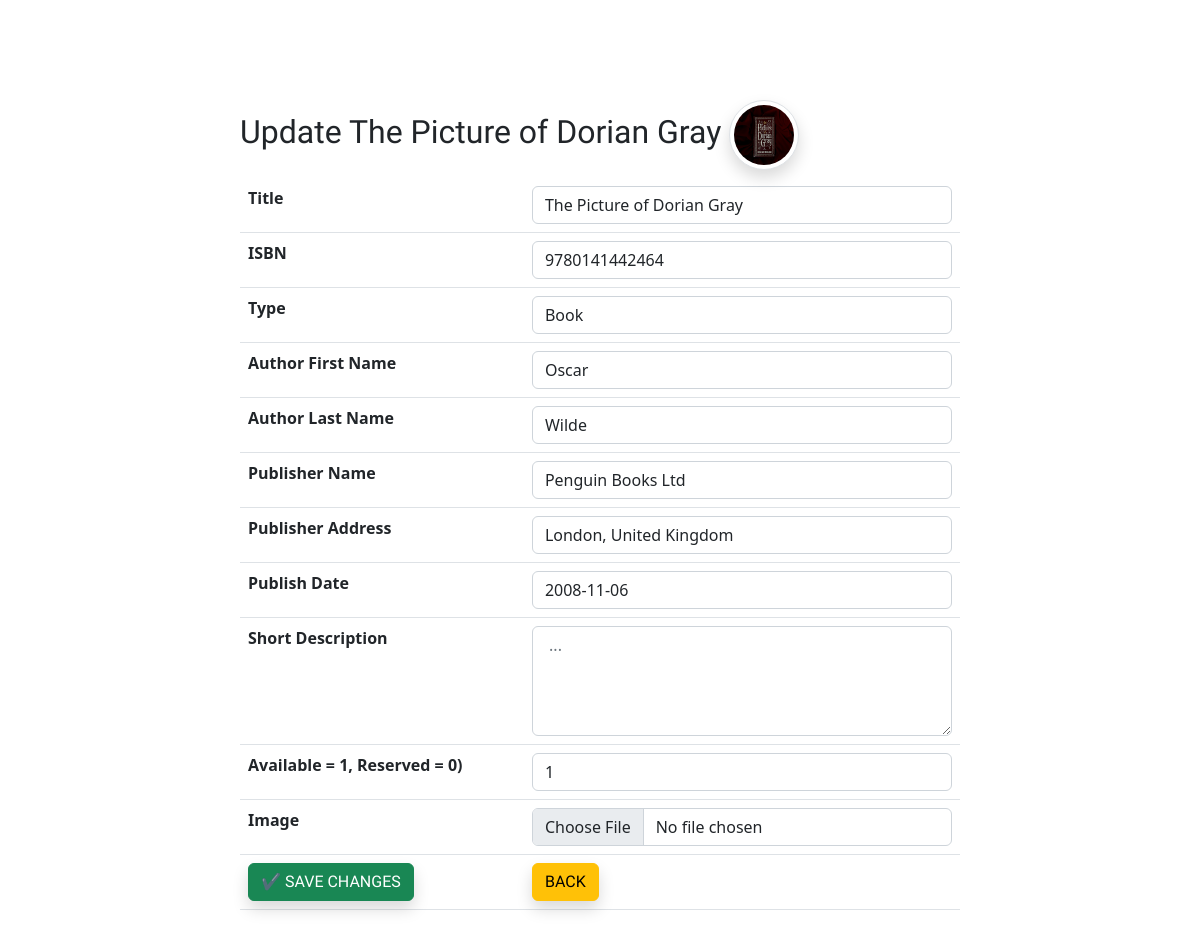
The app's page /update.php?id=2 with its own data.
### tables this page shows
CREATE TABLE `data` (
  `id` int(11) NOT NULL,
  `title` varchar(50) NOT NULL,
  `ISBN` varchar(15) NOT NULL,
  `type` varchar(4) NOT NULL,
  `image` varchar(40) NOT NULL,
  `author_first_name` varchar(30) NOT NULL,
  `author_last_name` varchar(30) NOT NULL,
  `publisher_name` varchar(30) NOT NULL,
  `publisher_address` varchar(50) NOT NULL,
  `publish_date` date NOT NULL,
  `short_description` varchar(600) NOT NULL,
  `available` tinyint(1) NOT NULL DEFAULT 1
);

### update.php (the view, shortened to what this page needs)
<?php
require_once "actions/db_connect.php";
if ($_GET['id']) {
    $id = $_GET['id'];
    $sql = "SELECT * FROM data WHERE id = $id";
    $result = mysqli_query($connect, $sql);
    if (mysqli_num_rows($result) == 1) {
        $data = mysqli_fetch_assoc($result);
        $title = $data['title'];
        $isbn = $data['ISBN'];
        $type = $data['type'];
        $image = $data['image'];
        $authorFName = $data['author_first_name'];
        $authorLName = $data['author_last_name'];
        $pubName = $data['publisher_name'];
        $pubAddress = $data['publisher_address'];
        $pubDate = $data['publish_date'];
        $description = $data['short_description'];
        $available = $data['available'];
    } else {
        header("location: error.php");
    }
} else {
    header("location: error.php");
}
?>
<!DOCTYPE html>
<html lang="en">
<head>
    <?php require_once "components/boot.php" ?>
</head>
<body>
    <fieldset>
        <legend class='h2 edu'>Update <?php echo $title ?> <img class='img-thumbnail rounded-circle shadow' src='pictures/<?php echo $image ?>' alt=""></legend>
        <form action="actions/a_update.php" method="post" enctype="multipart/form-data">
            <table class="table">
                <tr>
                    <th>Title</th>
                    <td><input class="form-control" type="text" name="title" placeholder="Title" value="<?php echo $title ?>" /></td>
                </tr>
                <tr>
                    <th>ISBN</th>
                    <td><input class="form-control" type="text" name="ISBN" placeholder="ISBN" value="<?php echo $isbn ?>" /></td>
                </tr>
                <tr>
                    <th>Type</th>
                    <td><input class="form-control" type="text" name="type" placeholder="Type" value="<?php echo $type ?>" /></td>
                </tr>
                <tr>
                    <th>Author First Name</th>
                    <td><input class="form-control" type="text" name="author_first_name" placeholder="First Name" value="<?php echo $authorFName ?>" /></td>
                </tr>
                <tr>
                    <th>Author Last Name</th>
                    <td><input class="form-control" type="text" name="author_last_name" placeholder="Last Name" value="<?php echo $authorLName ?>" /></td>
                </tr>
                <tr>
                    <th>Publisher Name</th>
                    <td><input class="form-control" type="text" name="publisher_name" placeholder="Publisher" value="<?php echo $pubName ?>" /></td>
                </tr>
                <tr>
                    <th>Publisher Address</th>
                    <td><input class="form-control" type="text" name="publisher_address" placeholder="Publisher Addresss" value="<?php echo $pubAddress ?>" /></td>
                </tr>
                <tr>
                    <th>Publish Date</th>
                    <td><input class="form-control" type="text" name="publish_date" placeholder="yyyy-mm-dd" value="<?php echo $pubDate ?>" /></td>
                </tr>
                <tr>
                    <th>Short Description</th>
                    <td><textarea class="form-control" type="text" name="short_description" rows="4" placeholder=" ... " value="<?php echo $description ?>" ></textarea></td>
                </tr>
                <tr>
                    <th>Available = 1, Reserved = 0)</th>
                    <td><input class="form-control " type="number" name="available" placeholder="0 or 1" value="<?php echo $available ?>" /></td>
                </tr>
                <tr>
                    <th>Image</th>
                    <td><input class="form-control" type="file" name="image" /></td>
                </tr>
                <tr>
                    <td><button class="btn btn-success shadow edu" type="submit">✔️ SAVE CHANGES</button></td>
                    <td><a href="index.php"><button class="btn btn-warning shadow edu" type="button">BACK</button></a></td>
                </tr>
            </table>
        </form>
    </fieldset>
</body>
</html>

### update.php (style rules this page uses)
fieldset { margin: auto; margin-top: 100px; width: 60%; }
.img-thumbnail { width: 70px !important; height: 70px !important; }
.edu { font-family: 'Edu NSW ACT Foundation', cursive; }

### records on screen
data: title "The Picture of Dorian Gray", image (picture), ISBN "9780141442464", type "Book", author_first_name "Oscar", author_last_name "Wilde", publisher_name "Penguin Books Ltd", publisher_address "London, United Kingdom", publish_date "2008-11-06", available "1"
